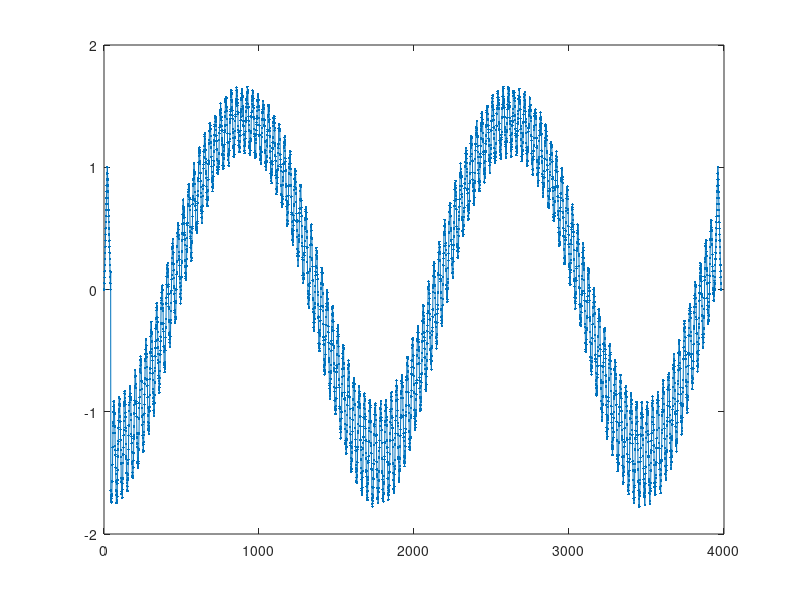

Recreate this plot in MATLAB.
clear
close all
N=4300;
T=10*pi;
t=(0:N)./N.*T;
w1=0.5
w2=w1*50
y=0.8.*sin(w1.*t+pi/2)+0.2.*sin(w2.*t+pi/4);
y=y./2+0.5;
y=1-y;
y=sin(y);
y=normalize(y);
ind=find(y<=0.01)
y=y(ind(1):ind(end));
y(1)=0;
y(end)=0;

n=0.1.*rand(1,length(y));
y=y+n;
y=normalize(y);

N=20;
t=(0:N)./N;
exeV=[t, fliplr(t) y t, fliplr(t)];
exeV=exeV';
plot(exeV,'.-')
% save('exeV_sin.mat','exeV')
save('exeV.mat','exeV')